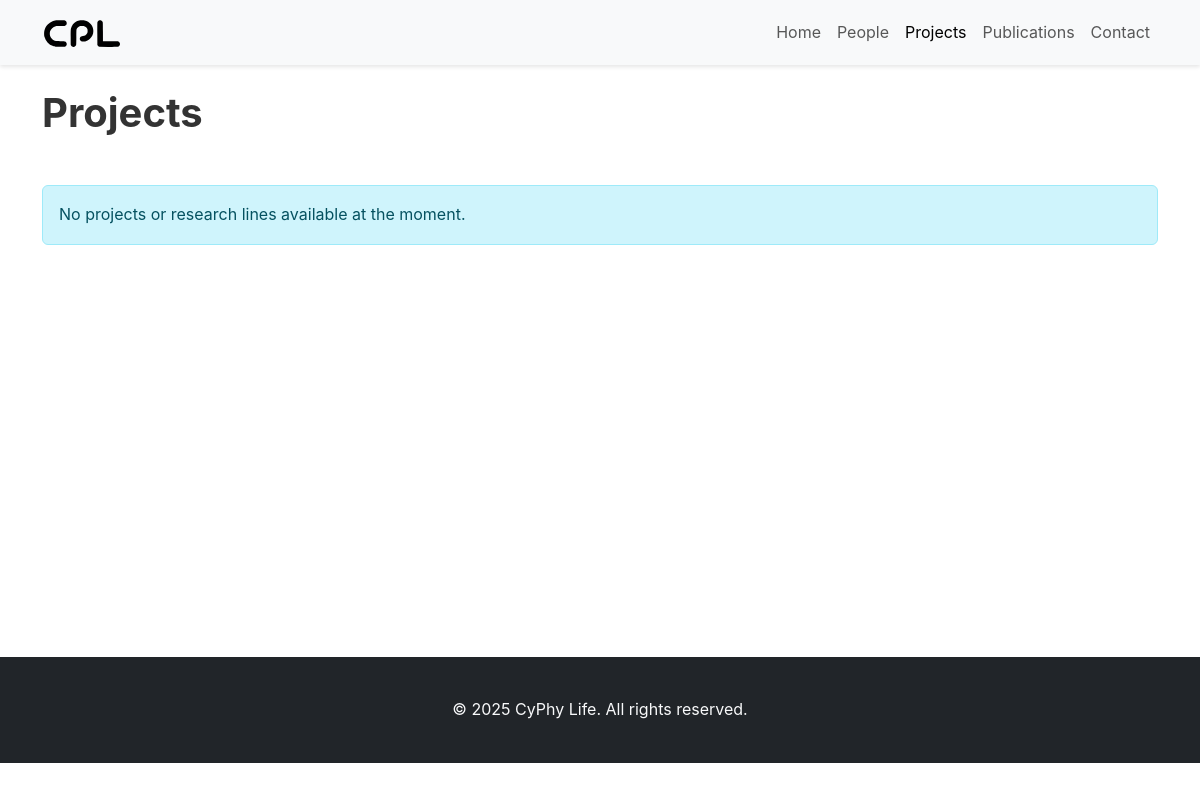
Page /projects/ on the earlier database version.
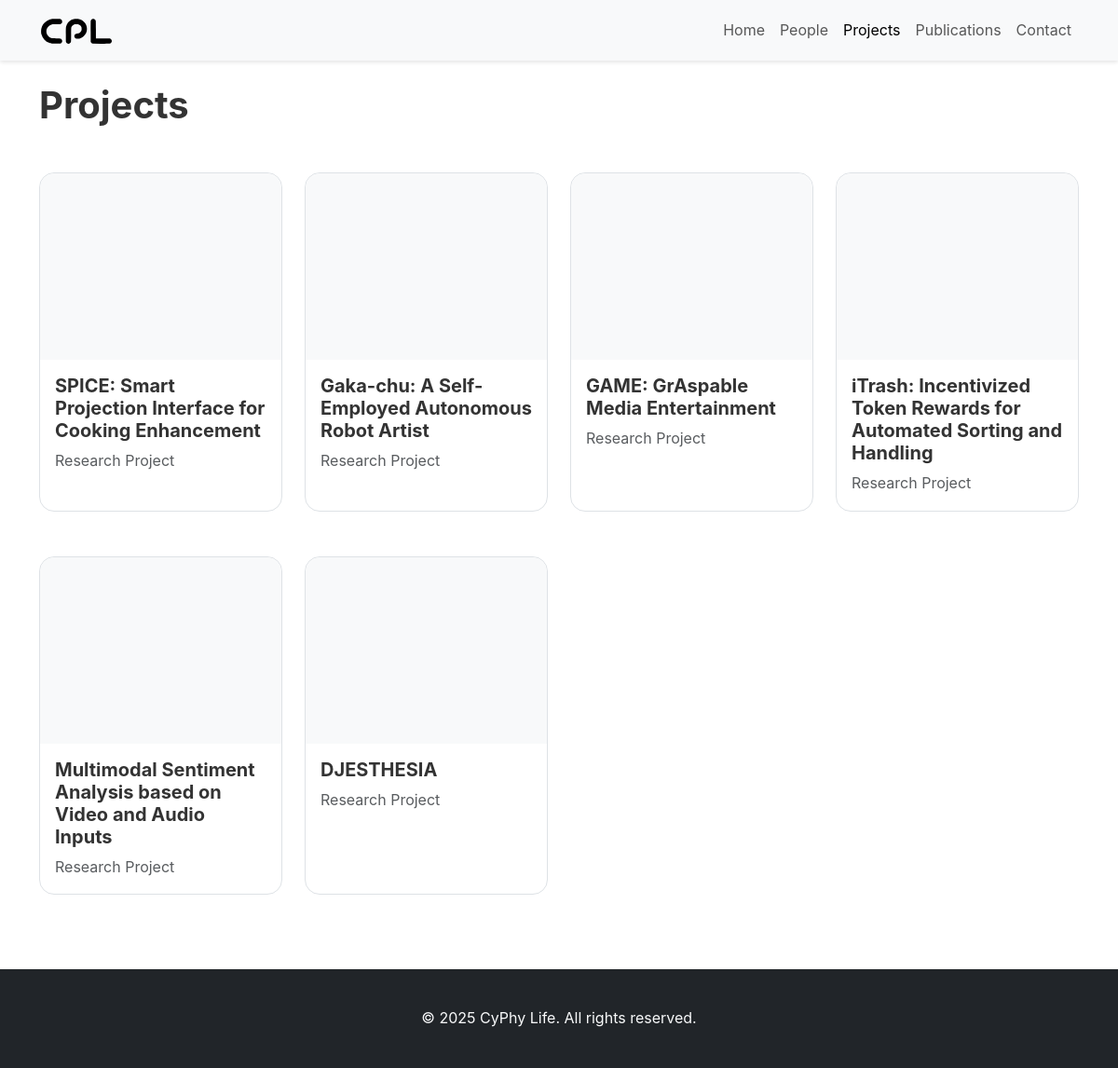
Same page on the later database version.
### core/models.py (models this page shows, shortened)
class ResearchProject(models.Model):
    title = models.CharField(max_length=200)
    date = models.DateField(auto_now_add=True)
    description = models.TextField()
    video_url = models.URLField(blank=True, help_text="YouTube video embed URL for the project")
    banner_image = FilerImageField(null=True, blank=True, related_name="project_banners", on_delete=models.SET_NULL, help_text="Banner image for the project")
    team_members = models.ManyToManyField('TeamMember', blank=True, related_name='projects')
    publications = models.ManyToManyField('Publication', blank=True, related_name='projects')
    slug = models.SlugField(max_length=250, unique=True, blank=True)
    content = models.TextField(blank=True, help_text="Detailed content for project detail page")
    class Meta:
        ordering = ['-date']
        verbose_name = "Research Project"
        verbose_name_plural = "Research Projects"

### core/views.py (the view)
# urls.py: path('projects/', views.projects, name='projects'),
def projects(request):
    all_projects = ResearchProject.objects.all()
    research_lines = ResearchLine.objects.all()
    context = {
        'projects': all_projects,
        'research_lines': research_lines,
    }
    return render(request, 'core/projects.html', context)

### core/context_processors.py (called while the page is built)
def social_media_links(request):
    try:
        social_media = SocialMedia.objects.first()
    except SocialMedia.DoesNotExist:
        social_media = None
    return {'social_media': social_media}

### templates/core/projects.html (shortened to what this page needs)
{% extends 'base.html' %}
{% load static %}
{% block content %}
<h1 class="mb-5">Projects</h1>
<div class="row g-4">
    {% for project in projects %}
    <div class="col-md-3 mb-4 project-item">
        <div class="project-card border rounded-4 h-100">
            <div class="project-image">
                {% if project.banner_image %}
                <img src="{{ project.banner_image.url }}" alt="{{ project.title }}" class="rounded-top-4 w-100" style="height: 200px; object-fit: cover;">
                {% elif project.image %}
                <img src="{{ project.image.url }}" alt="{{ project.title }}" class="rounded-top-4 w-100" style="height: 200px; object-fit: cover;">
                {% else %}
                <div class="bg-light text-center rounded-top-4" style="height: 200px;">
                </div>
                {% endif %}
            </div>
            <div class="p-3 d-flex flex-column">
                <h5 class="fw-bold mb-2">{{ project.title }}</h5>
                <p class="text-muted mb-0">Research Project</p>
            </div>
            <a href="{% url 'project_detail' project.slug %}" class="stretched-link"></a>
        </div>
    </div>
    {% endfor %}
    {% if not projects and not research_lines %}
    <div class="col-12">
        <div class="alert alert-info">
            No projects or research lines available at the moment.
        </div>
    </div>
    {% endif %}
</div>
{% endblock %}

Differences in the rows shown:
added ResearchProject: title "SPICE: Smart Projection Interface for Cooking Enhancement"
added ResearchProject: title "Gaka-chu: A Self-Employed Autonomous Robot Artist"
added ResearchProject: title "GAME: GrAspable Media Entertainment"
added ResearchProject: title "iTrash: Incentivized Token Rewards for Automated Sorting and Handling"
added ResearchProject: title "Multimodal Sentiment Analysis based on Video and Audio Inputs"
added ResearchProject: title "DJESTHESIA"
Other differences:
text no longer shown: "No projects or research lines available at the moment."
